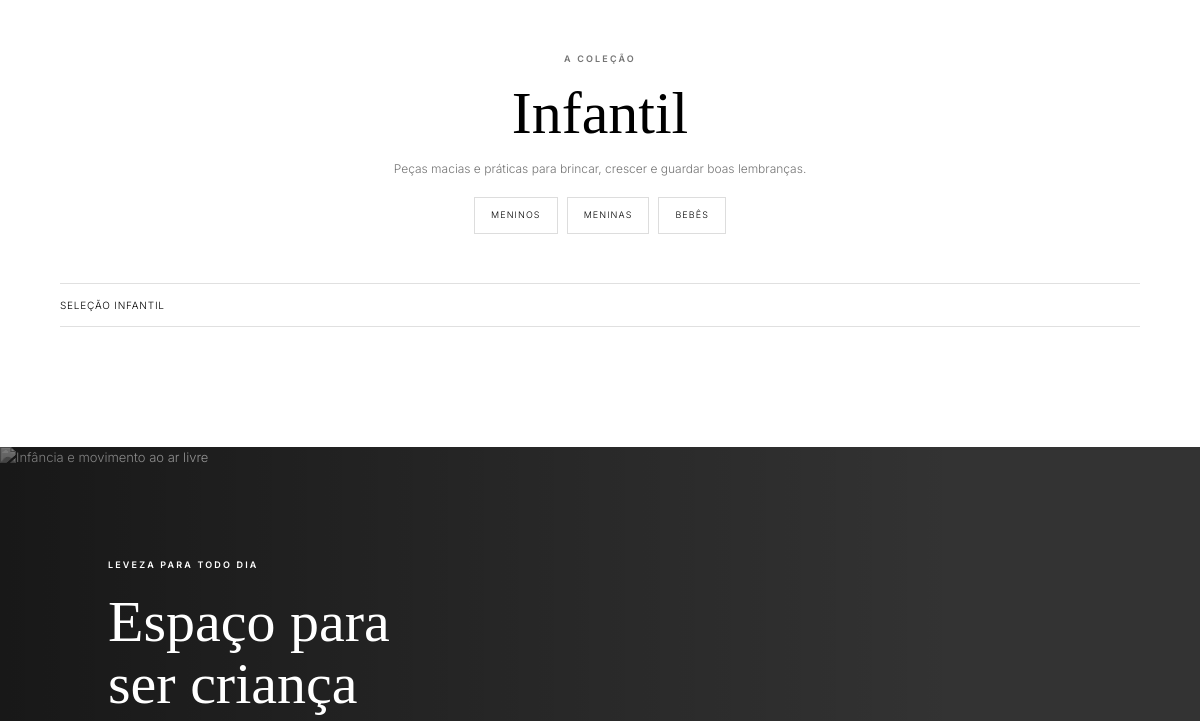
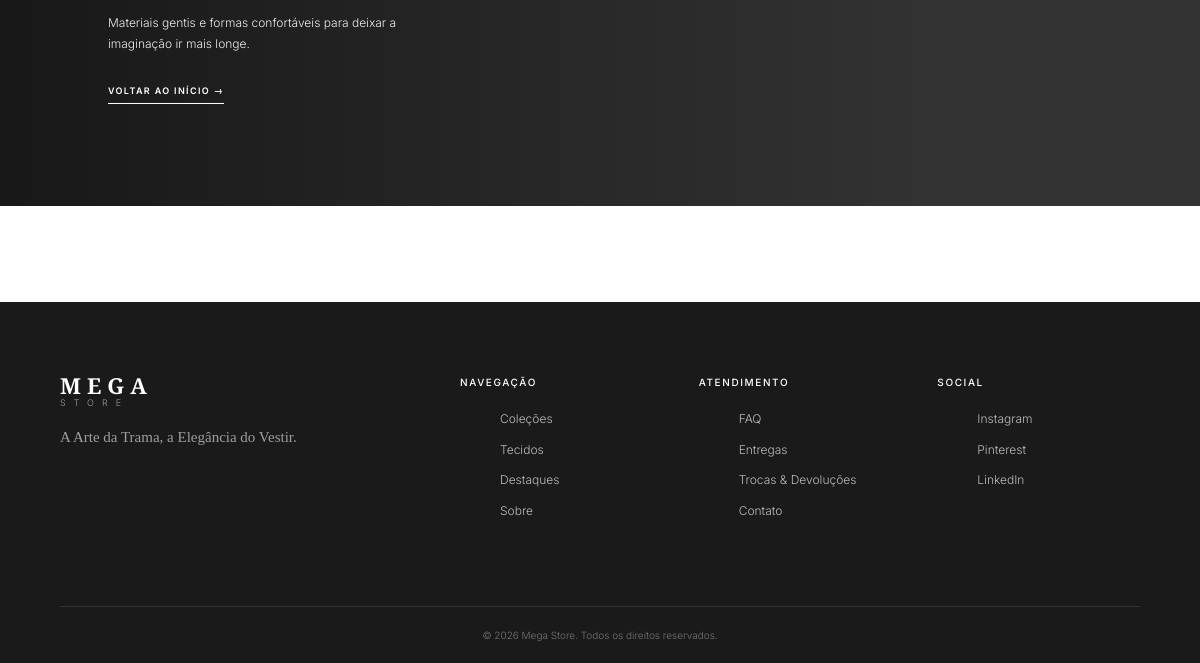
/mega-store/infantil.php (lower part), run on an earlier commit of the app's database (2 pictures, top to bottom).
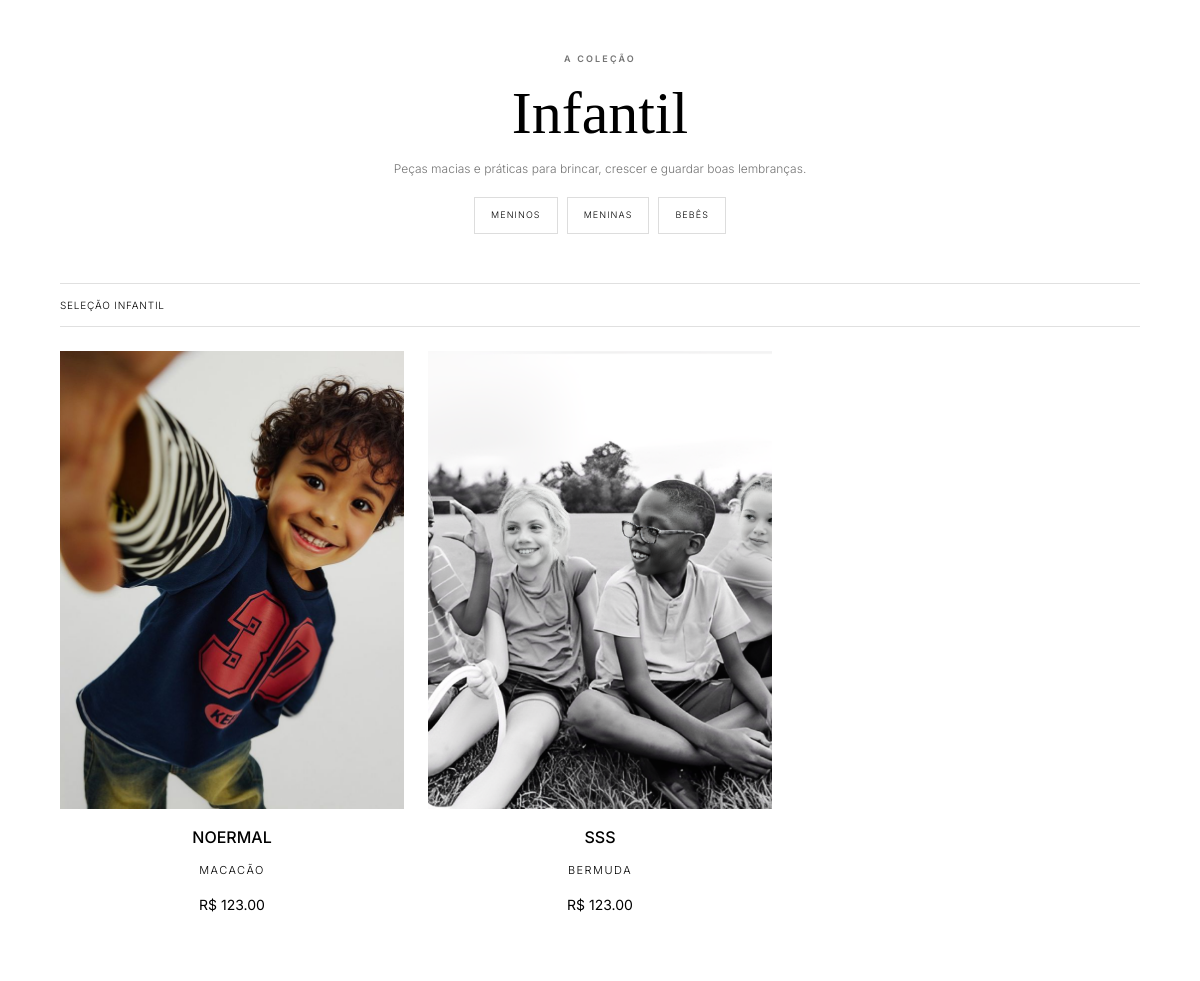
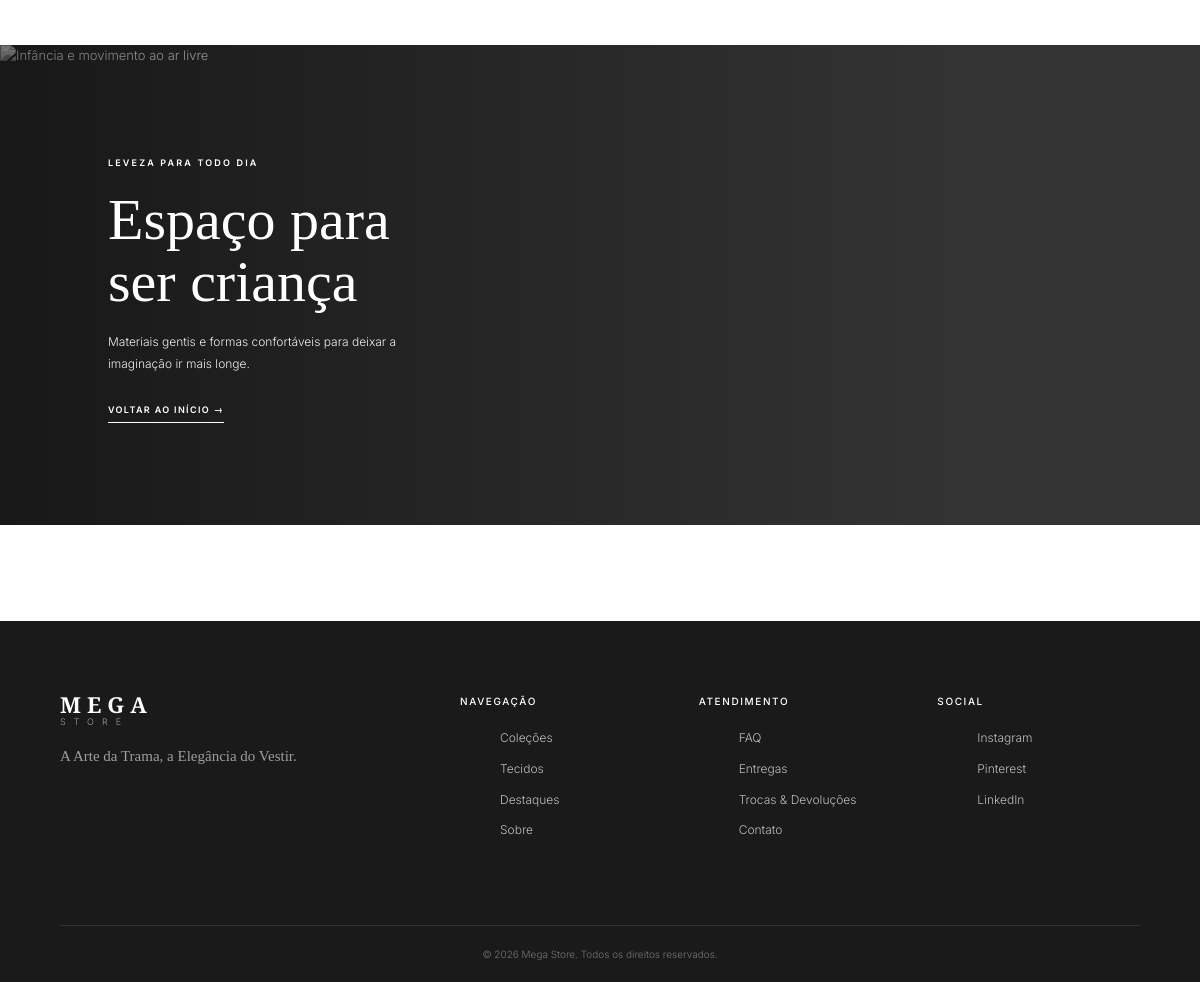
And on a later commit of the database (2 pictures, top to bottom).
### tables this page shows
CREATE TABLE `tb_produto` (
  `id_produto` int(11) NOT NULL,
  `nome_produto` varchar(255) NOT NULL,
  `descricao_produto` varchar(500) NOT NULL,
  `preco` double(10,2) NOT NULL,
  `id_categoria` int(11) NOT NULL,
  `id_genero` int(11) NOT NULL,
  `ativo` tinyint(1) NOT NULL,
  `data_cadastro` date NOT NULL,
  `selo` varchar(20) DEFAULT NULL
);

CREATE TABLE `tb_imagem_produto` (
  `id_imagem` int(11) NOT NULL,
  `id_variacao` int(11) NOT NULL,
  `caminho_imagem` varchar(255) NOT NULL
);

CREATE TABLE `tb_categoria` (
  `id_categoria` int(11) NOT NULL,
  `nome_categoria` varchar(255) NOT NULL,
  `descricao_categoria` varchar(500) NOT NULL
);

### mega-store/infantil.php (the view, shortened to what this page needs)
<?php
include("../geral/conexao.php");
$sql = "SELECT p.*, ip.*, ct.*, gen.*, vp.*
                    FROM  tb_produto p,
                          tb_imagem_produto ip,
                          tb_categoria ct,
                          tb_genero gen,
                          tb_variacao_produto vp
                    WHERE p.id_produto = vp.id_produto
                      AND vp.id_variacao = ip.id_variacao
                      AND gen.id_genero = p.id_genero
                      AND gen.id_genero = 3
                      AND ct.id_categoria = p.id_categoria
                      -- filtramos apenas a primeira variação encontrada
                      AND vp.id_variacao = (
                         SELECT MIN(id_variacao)
                         FROM tb_variacao_produto
                         WHERE id_produto = p.id_produto
                     )
                    GROUP BY p.id_produto;
                    ";
$resultado = mysqli_query($con, $sql);
?>
<!DOCTYPE html>
<html lang="pt-BR">
  <head>
    <link rel="stylesheet" href="css/style.css" />
    <link rel="stylesheet" href="../geral/css/cabecalho.css" />
  </head>
  <body data-page="infantil">
    <main>
      <section class="container" id="produtos">
        <div class="catalog-intro">
          <span class="eyebrow">A coleção</span>
          <h1>Infantil</h1>
          <p>
            Peças macias e práticas para brincar, crescer e guardar boas
            lembranças.
          </p>
          <div class="category-chips">
            <a href="#category-products">Meninos</a
            ><a href="#category-products">Meninas</a
            ><a href="#category-products">Bebês</a>
          </div>
        </div>
        <div class="filter-row">
          <span>Seleção infantil</span><span id="product-count"></span>
        </div>
        <div class='products__grid'>
    <?php
while($x = mysqli_fetch_assoc($resultado)) {
    echo"<form method='get' action='../mega-store/tela_produto.php'>
                    <input type='hidden' name='id_produto' value='".$x['id_produto']."'>
                    <button type='submit' class='button-produto' style='background: none; border: none; padding: 0; cursor: pointer;'>
                    <article class='product-card reveal' id='product-1'>
                <div class='product-card__image-wrapper'>
                    <img src='../produtos/uploads/".$x['caminho_imagem']."' alt='Vestido Noir Éternel' class='product-card__image'>
                    <span class='product-card__badge'>Novo</span>
                </div>
                <div class='product-card__info'>
                    <h3 class='product-card__name'>".$x['nome_produto']."</h3>
                    <p class='product-card__category'>".$x['nome_categoria']."</p>
                    <p class='product-card__price'>R$ ".$x['preco']."</p>
                </div>
            </article>
            </button>
                    </form>
                    ";
                }
             ?>
             </div>
      </section>
      <section class="section">
        <div class="editorial">
          <img
            src="https://images.unsplash.com/photo-1516627145497-ae6968895b74?auto=format&fit=crop&w=2000&q=85"
            alt="Infância e movimento ao ar livre"
            loading="lazy"
          />
          <div class="editorial-copy">
            <span class="eyebrow">Leveza para todo dia</span>
            <h2>Espaço para<br />ser criança</h2>
            <p>
              Materiais gentis e formas confortáveis para deixar a imaginação ir
              mais longe.
            </p>
            <a href="index.php" class="text-link">Voltar ao início →</a>
          </div>
        </div>
      </section>
    </main>
    <?php  include('../geral/footer.php'); ?>
  </body>
</html>

What changed in the data, as far as the page shows it:
added tb_produto: tb_imagem_produto.caminho_imagem (picture), nome_produto "NOERMAL", id_categoria.nome_categoria "MACACÃO", preco "123.00"
added tb_produto: tb_imagem_produto.caminho_imagem (picture), nome_produto "SSS", id_categoria.nome_categoria "BERMUDA", preco "123.00"
